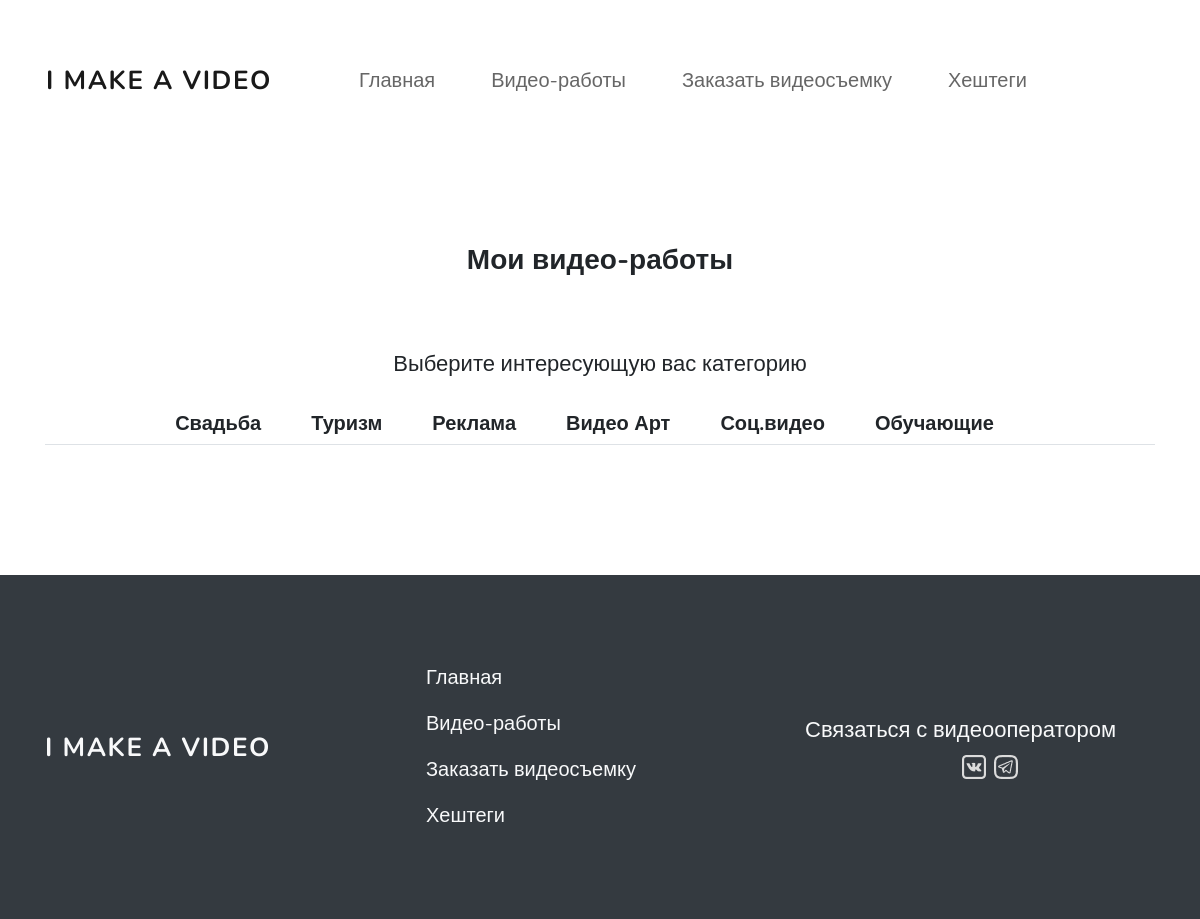
Page /works/ on the earlier database version.
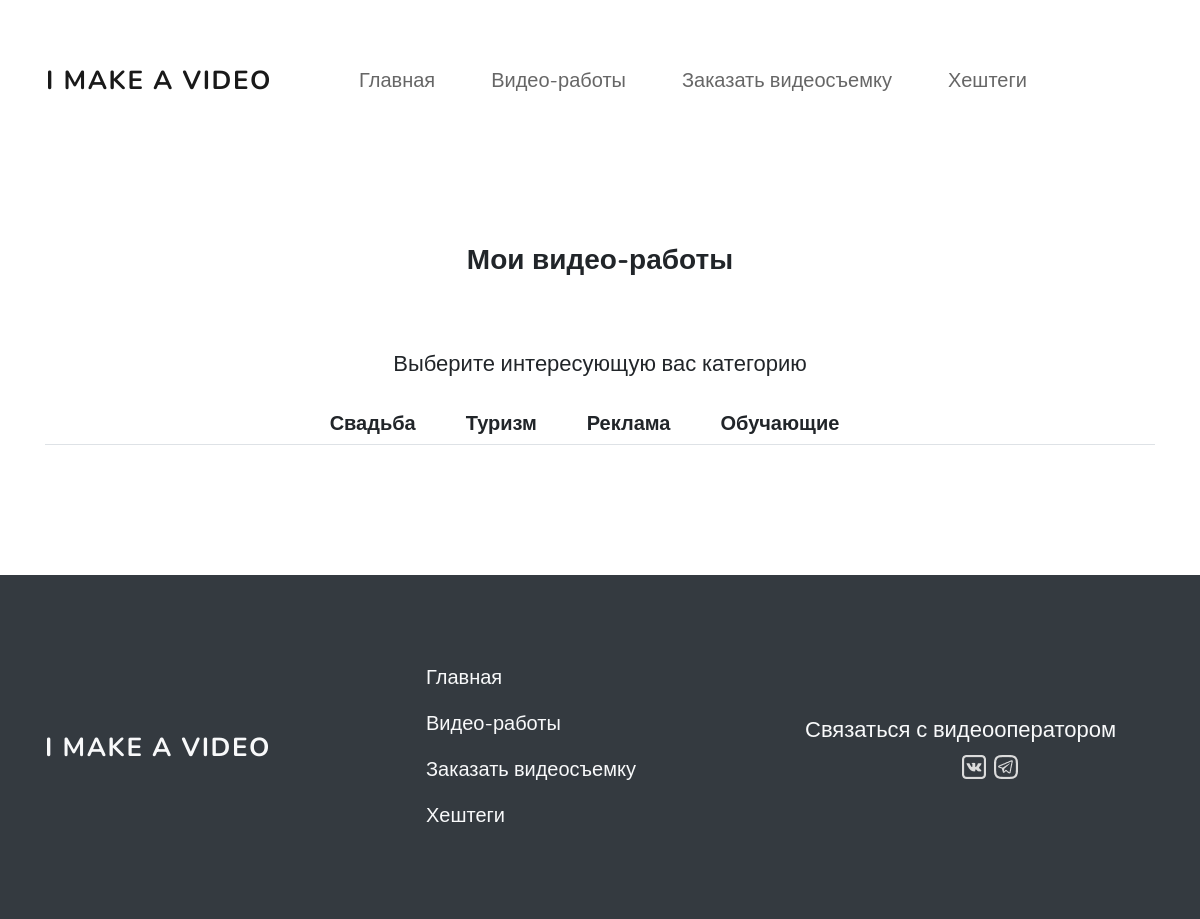
Same page on the later database version.
### film_site/models.py (models this page shows, shortened)
class VideoType(models.Model):
    name = models.CharField(verbose_name='Вид съемки', max_length=255)
    price = models.PositiveIntegerField(default=0, verbose_name='Цена', help_text='руб/час')
    slug = models.SlugField(default='type', verbose_name='Короткое название (на англ.)', max_length=32)
    class Meta:
        verbose_name = 'Вид съемки'
        verbose_name_plural = 'Виды съемки'

### film_site/views.py (the view)
# urls.py: path('works/', WorksView.as_view(), name='works'),
class WorksView(View):
    def get(self, request):
        types = VideoType.objects.all()
        works = MyWorks.objects.all()
        context = {
            'types': types, 'works': works
        }
        return render(request, 'film_site/works.html', context)

### film_site/templates/film_site/works.html (shortened to what this page needs)
{% extends "film_site/index.html" %}
{% load static %}
{% block one %}
<div class="razdel-2 py-6">
    <div class="container">
        <h2 class="text-center mb-6">Мои видео-работы</h2>
        <h4 class="text-center mb-4">Выберите интересующую вас категорию</h3>
        <ul class="nav nav-tabs col-md-12 justify-content-center">
            {% for type in types %}
                <li class="nav-item">
                    <h5 class="nav-link my-0 mr-3" data-toggle="tab" href="#{{ type.slug }}"><b>{{ type.name}}</b></h5>
                </li>
            {% endfor %}
        </ul>
    </div>
</div>
{% endblock %}

### film_site/templates/film_site/index.html (shortened to what this page needs)
<!DOCTYPE html>
{% load static %}
<html lang="ru">
<head>
    <link rel="stylesheet" href="https://maxcdn.bootstrapcdn.com/bootstrap/4.0.0/css/bootstrap.min.css"
>
    <link rel="stylesheet" href="{% static 'css/main.css' %}">
</head>
<body>
    <header>
        <nav class="container navbar navbar-expand-lg navbar-light">
            <h1 class="navbar-brand title" href="#">I MAKE A VIDEO</h1>
            <div class="collapse navbar-collapse justify-content-md-center" id="navbarNavAltMarkup">
                <div class="navbar-nav header-link">
                    <a class="nav-item nav-link" style="font-size: 20px; color: rgba(0,0,0,.6)" href="{% url 'home' %}">Главная</a>
                    <a class="nav-item nav-link" style="font-size: 20px; color: rgba(0,0,0,.6)" href="{% url 'works' %}">Видео-работы</a>
                    <a class="nav-item nav-link" style="font-size: 20px; color: rgba(0,0,0,.6)" href="{% url 'order' %}">Заказать видеосъемку</a>
                    <a class="nav-item nav-link" style="font-size: 20px; color: rgba(0,0,0,.6)" href="{% url 'video' %}">Хештеги</a>
                </div>
            </div>
        </nav>
    </header>
    {% block one %}{% endblock %}
    <footer class="bg-dark">
        <div class="container footer">
            <div class="row justify-content-md-center">
                <div class="col-md-4 text-light align-self-center ">
                    <h1 class="navbar-brand title">I MAKE A VIDEO</h1>
                </div>
                <div class="col-md-4 nav flex-column ">
                    <a class="nav-item nav-link text-light" href="{% url 'home' %}">Главная</a>
                    <a class="nav-item nav-link text-light" href="{% url 'works' %}">Видео-работы</a>
                    <a class="nav-item nav-link text-light" href="{% url 'order' %}">Заказать видеосъемку</a>
                    <a class="nav-item nav-link text-light" href="{% url 'video' %}">Хештеги</a>
                </div>
                <div class="col-md-4 align-self-center text-light  ">
                    <h4 class="mb-2">Связаться с видеооператором</h4>
                    <div class="row justify-content-md-center ml-1">
                        <a class="mx-1" href="https://vk.com/valentiukevich">
                            <img src="{% static 'image/vk.png' %}" alt="vk">
                        </a>
                        <a class="mx-1" href="https://t.me/Muberd">
                            <img src="{% static 'image/tg.png' %}" alt="tg">
                        </a>
                    </div>
                </div>
            </div>
        </div>
    </footer>
</body>
</html>

### film_site/static/css/main.css (style rules this page uses)
body { font-family: 'Nunito', sans-serif; }
.nav-item.nav-link { font-size: 20px; color: rgba(0,0,0,.7); }
h1 { font-style: normal; font-weight: 800; font-size: 46px; line-height: 63px; letter-spacing: 0.04em; }
h1.title { font-style: normal; font-weight: bold; font-size: 26px; line-height: 35px; letter-spacing: 0.06em; margin: 0px; }
h2 { font-style: normal; font-weight: bold; font-size: 28px; line-height: 38px; }
h4 { font-style: normal; font-weight: normal; font-size: 22px; line-height: 30px; }
nav.container { margin-top: 50px; margin-bottom: 100px; }
.header-link { font-style: normal; font-weight: normal; font-size: 15px; line-height: 20px; }
.nav-link { margin-right: 40px; }
.footer { padding-top: 80px; padding-bottom: 80px; }
.razdel-2 { margin: 130px 0px; }
.mb-6 { margin-bottom: 70px; }

Differences in the rows shown:
removed VideoType: name "Видео Арт"
removed VideoType: name "Соц.видео"
